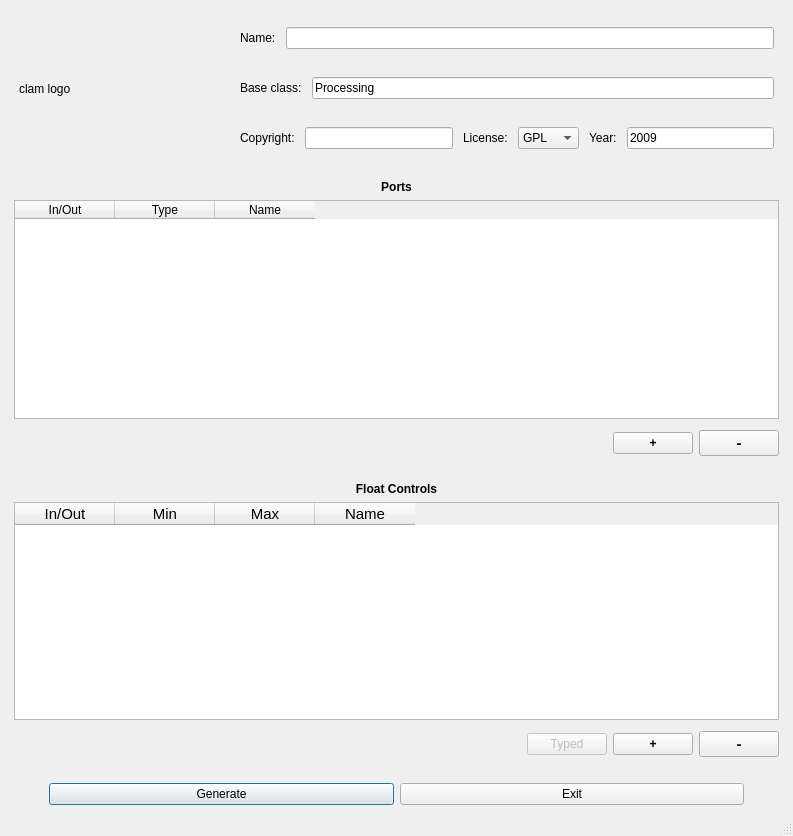
<ui version="4.0" >
 <class>TemplateGeneratorWindow</class>
 <widget class="QMainWindow" name="TemplateGeneratorWindow" >
  <property name="geometry" >
   <rect>
    <x>0</x>
    <y>0</y>
    <width>783</width>
    <height>836</height>
   </rect>
  </property>
  <property name="windowTitle" >
   <string>MainWindow</string>
  </property>
  <property name="locale" >
   <locale country="UnitedStates" language="English" />
  </property>
  <widget class="QWidget" name="centralwidget" >
   <layout class="QVBoxLayout" >
    <item>
     <layout class="QVBoxLayout" >
      <property name="leftMargin" >
       <number>5</number>
      </property>
      <property name="rightMargin" >
       <number>5</number>
      </property>
      <item>
       <spacer>
        <property name="orientation" >
         <enum>Qt::Vertical</enum>
        </property>
        <property name="sizeType" >
         <enum>QSizePolicy::Minimum</enum>
        </property>
        <property name="sizeHint" stdset="0" >
         <size>
          <width>765</width>
          <height>5</height>
         </size>
        </property>
       </spacer>
      </item>
      <item>
       <layout class="QHBoxLayout" >
        <property name="sizeConstraint" >
         <enum>QLayout::SetMinimumSize</enum>
        </property>
        <item>
         <layout class="QVBoxLayout" >
          <property name="sizeConstraint" >
           <enum>QLayout::SetDefaultConstraint</enum>
          </property>
          <property name="leftMargin" >
           <number>5</number>
          </property>
          <property name="rightMargin" >
           <number>5</number>
          </property>
          <item>
           <widget class="QLabel" name="clamLogo" >
            <property name="sizePolicy" >
             <sizepolicy vsizetype="Fixed" hsizetype="Fixed" >
              <horstretch>0</horstretch>
              <verstretch>0</verstretch>
             </sizepolicy>
            </property>
            <property name="minimumSize" >
             <size>
              <width>200</width>
              <height>150</height>
             </size>
            </property>
            <property name="maximumSize" >
             <size>
              <width>200</width>
              <height>150</height>
             </size>
            </property>
            <property name="frameShape" >
             <enum>QFrame::NoFrame</enum>
            </property>
            <property name="frameShadow" >
             <enum>QFrame::Raised</enum>
            </property>
            <property name="text" >
             <string>clam logo</string>
            </property>
            <property name="scaledContents" >
             <bool>true</bool>
            </property>
            <property name="textInteractionFlags" >
             <set>Qt::NoTextInteraction</set>
            </property>
           </widget>
          </item>
         </layout>
        </item>
        <item>
         <layout class="QVBoxLayout" >
          <property name="spacing" >
           <number>10</number>
          </property>
          <property name="sizeConstraint" >
           <enum>QLayout::SetMinimumSize</enum>
          </property>
          <property name="leftMargin" >
           <number>10</number>
          </property>
          <property name="rightMargin" >
           <number>5</number>
          </property>
          <item>
           <layout class="QHBoxLayout" name="horizontalLayout" >
            <property name="topMargin" >
             <number>5</number>
            </property>
            <property name="bottomMargin" >
             <number>5</number>
            </property>
            <item>
             <widget class="QLabel" name="label_2" >
              <property name="text" >
               <string>Name:</string>
              </property>
             </widget>
            </item>
            <item>
             <widget class="QLineEdit" name="lineEdit_PluginName" />
            </item>
           </layout>
          </item>
          <item>
           <layout class="QHBoxLayout" name="horizontalLayout_2" >
            <property name="topMargin" >
             <number>5</number>
            </property>
            <property name="bottomMargin" >
             <number>5</number>
            </property>
            <item>
             <widget class="QLabel" name="label_3" >
              <property name="text" >
               <string>Base class:</string>
              </property>
             </widget>
            </item>
            <item>
             <widget class="QLineEdit" name="lineEdit_BaseClass" >
              <property name="text" >
               <string>Processing</string>
              </property>
             </widget>
            </item>
           </layout>
          </item>
          <item>
           <layout class="QHBoxLayout" name="horizontalLayout_17" >
            <property name="topMargin" >
             <number>5</number>
            </property>
            <property name="bottomMargin" >
             <number>5</number>
            </property>
            <item>
             <widget class="QLabel" name="label_6" >
              <property name="text" >
               <string>Copyright:</string>
              </property>
             </widget>
            </item>
            <item>
             <widget class="QLineEdit" name="lineEdit_Copyright" />
            </item>
            <item>
             <widget class="QLabel" name="label_7" >
              <property name="text" >
               <string>License:</string>
              </property>
             </widget>
            </item>
            <item>
             <widget class="QComboBox" name="comboBox_License" >
              <item>
               <property name="text" >
                <string>GPL</string>
               </property>
              </item>
              <item>
               <property name="text" >
                <string>GPL3</string>
               </property>
              </item>
              <item>
               <property name="text" >
                <string>none</string>
               </property>
              </item>
             </widget>
            </item>
            <item>
             <widget class="QLabel" name="label_8" >
              <property name="text" >
               <string>Year:</string>
              </property>
             </widget>
            </item>
            <item>
             <widget class="QLineEdit" name="lineEdit_Year" >
              <property name="text" >
               <string>2009</string>
              </property>
             </widget>
            </item>
           </layout>
          </item>
         </layout>
        </item>
       </layout>
      </item>
      <item>
       <spacer name="verticalSpacer" >
        <property name="orientation" >
         <enum>Qt::Vertical</enum>
        </property>
        <property name="sizeType" >
         <enum>QSizePolicy::Minimum</enum>
        </property>
        <property name="sizeHint" stdset="0" >
         <size>
          <width>20</width>
          <height>5</height>
         </size>
        </property>
       </spacer>
      </item>
      <item>
       <layout class="QVBoxLayout" name="verticalLayout" >
        <property name="topMargin" >
         <number>5</number>
        </property>
        <property name="bottomMargin" >
         <number>5</number>
        </property>
        <item>
         <widget class="QLabel" name="label_4" >
          <property name="font" >
           <font>
            <weight>75</weight>
            <bold>true</bold>
           </font>
          </property>
          <property name="text" >
           <string>Ports</string>
          </property>
          <property name="alignment" >
           <set>Qt::AlignCenter</set>
          </property>
         </widget>
        </item>
        <item>
         <widget class="QTableWidget" name="tableWidget_Ports" >
          <property name="minimumSize" >
           <size>
            <width>0</width>
            <height>150</height>
           </size>
          </property>
          <property name="frameShadow" >
           <enum>QFrame::Raised</enum>
          </property>
          <property name="verticalScrollBarPolicy" >
           <enum>Qt::ScrollBarAlwaysOff</enum>
          </property>
          <property name="horizontalScrollBarPolicy" >
           <enum>Qt::ScrollBarAlwaysOff</enum>
          </property>
          <property name="autoScroll" >
           <bool>false</bool>
          </property>
          <column>
           <property name="text" >
            <string>In/Out</string>
           </property>
          </column>
          <column>
           <property name="text" >
            <string>Type</string>
           </property>
          </column>
          <column>
           <property name="text" >
            <string>Name</string>
           </property>
          </column>
         </widget>
        </item>
        <item>
         <layout class="QHBoxLayout" name="horizontalLayout_4" >
          <property name="topMargin" >
           <number>5</number>
          </property>
          <property name="bottomMargin" >
           <number>5</number>
          </property>
          <item>
           <spacer name="horizontalSpacer" >
            <property name="orientation" >
             <enum>Qt::Horizontal</enum>
            </property>
            <property name="sizeHint" stdset="0" >
             <size>
              <width>40</width>
              <height>20</height>
             </size>
            </property>
           </spacer>
          </item>
          <item>
           <widget class="QPushButton" name="pushButton_Ports_Plus" >
            <property name="font" >
             <font>
              <weight>75</weight>
              <bold>true</bold>
             </font>
            </property>
            <property name="toolTip" >
             <string>Ctrl+P</string>
            </property>
            <property name="text" >
             <string>+</string>
            </property>
            <property name="shortcut" >
             <string>Ctrl+P</string>
            </property>
           </widget>
          </item>
          <item>
           <widget class="QPushButton" name="pushButton_Ports_Minus" >
            <property name="font" >
             <font>
              <pointsize>11</pointsize>
              <weight>75</weight>
              <bold>true</bold>
             </font>
            </property>
            <property name="toolTip" >
             <string>Ctrl+[</string>
            </property>
            <property name="text" >
             <string>-</string>
            </property>
            <property name="shortcut" >
             <string>Ctrl+[</string>
            </property>
           </widget>
          </item>
         </layout>
        </item>
       </layout>
      </item>
      <item>
       <spacer name="verticalSpacer_2" >
        <property name="orientation" >
         <enum>Qt::Vertical</enum>
        </property>
        <property name="sizeType" >
         <enum>QSizePolicy::Minimum</enum>
        </property>
        <property name="sizeHint" stdset="0" >
         <size>
          <width>20</width>
          <height>5</height>
         </size>
        </property>
       </spacer>
      </item>
      <item>
       <layout class="QVBoxLayout" name="verticalLayout_2" >
        <property name="topMargin" >
         <number>5</number>
        </property>
        <property name="bottomMargin" >
         <number>5</number>
        </property>
        <item>
         <widget class="QLabel" name="label_5" >
          <property name="font" >
           <font>
            <weight>75</weight>
            <bold>true</bold>
           </font>
          </property>
          <property name="text" >
           <string>Float Controls</string>
          </property>
          <property name="alignment" >
           <set>Qt::AlignCenter</set>
          </property>
         </widget>
        </item>
        <item>
         <widget class="QTableWidget" name="tableWidget_Controls" >
          <property name="minimumSize" >
           <size>
            <width>0</width>
            <height>150</height>
           </size>
          </property>
          <property name="font" >
           <font>
            <pointsize>11</pointsize>
           </font>
          </property>
          <property name="toolTip" >
           <string>Ctrl+P</string>
          </property>
          <column>
           <property name="text" >
            <string>In/Out</string>
           </property>
          </column>
          <column>
           <property name="text" >
            <string>Min</string>
           </property>
          </column>
          <column>
           <property name="text" >
            <string>Max</string>
           </property>
          </column>
          <column>
           <property name="text" >
            <string>Name</string>
           </property>
          </column>
         </widget>
        </item>
        <item>
         <layout class="QHBoxLayout" name="horizontalLayout_13" >
          <property name="topMargin" >
           <number>5</number>
          </property>
          <property name="bottomMargin" >
           <number>5</number>
          </property>
          <item>
           <spacer name="horizontalSpacer_2" >
            <property name="orientation" >
             <enum>Qt::Horizontal</enum>
            </property>
            <property name="sizeHint" stdset="0" >
             <size>
              <width>40</width>
              <height>20</height>
             </size>
            </property>
           </spacer>
          </item>
          <item>
           <widget class="QPushButton" name="pushButton_TypedSwitch" >
            <property name="enabled" >
             <bool>false</bool>
            </property>
            <property name="toolTip" >
             <string>Switchs between Typed and Float Controls (Ctrl+T, Ctrl+F)</string>
            </property>
            <property name="text" >
             <string>Typed</string>
            </property>
            <property name="shortcut" >
             <string>Ctrl+F, Ctrl+T</string>
            </property>
           </widget>
          </item>
          <item>
           <widget class="QPushButton" name="pushButton_Controls_Plus" >
            <property name="font" >
             <font>
              <weight>75</weight>
              <bold>true</bold>
             </font>
            </property>
            <property name="toolTip" >
             <string>Ctrl+C</string>
            </property>
            <property name="text" >
             <string>+</string>
            </property>
            <property name="shortcut" >
             <string>Ctrl+C</string>
            </property>
           </widget>
          </item>
          <item>
           <widget class="QPushButton" name="pushButton_Controls_Minus" >
            <property name="font" >
             <font>
              <pointsize>11</pointsize>
              <weight>75</weight>
              <bold>true</bold>
             </font>
            </property>
            <property name="toolTip" >
             <string>Ctrl+V</string>
            </property>
            <property name="text" >
             <string>-</string>
            </property>
            <property name="shortcut" >
             <string>Ctrl+V</string>
            </property>
           </widget>
          </item>
         </layout>
        </item>
       </layout>
      </item>
     </layout>
    </item>
    <item>
     <spacer name="verticalSpacer_3" >
      <property name="orientation" >
       <enum>Qt::Vertical</enum>
      </property>
      <property name="sizeType" >
       <enum>QSizePolicy::Minimum</enum>
      </property>
      <property name="sizeHint" stdset="0" >
       <size>
        <width>20</width>
        <height>10</height>
       </size>
      </property>
     </spacer>
    </item>
    <item>
     <layout class="QHBoxLayout" name="horizontalLayout_10" >
      <item>
       <spacer name="horizontalSpacer_5" >
        <property name="orientation" >
         <enum>Qt::Horizontal</enum>
        </property>
        <property name="sizeType" >
         <enum>QSizePolicy::Minimum</enum>
        </property>
        <property name="sizeHint" stdset="0" >
         <size>
          <width>40</width>
          <height>20</height>
         </size>
        </property>
       </spacer>
      </item>
      <item>
       <widget class="QPushButton" name="pushButton_Generate" >
        <property name="toolTip" >
         <string>Ctrl+G</string>
        </property>
        <property name="text" >
         <string>Generate</string>
        </property>
        <property name="shortcut" >
         <string>Ctrl+G</string>
        </property>
        <property name="autoDefault" >
         <bool>true</bool>
        </property>
        <property name="default" >
         <bool>true</bool>
        </property>
       </widget>
      </item>
      <item>
       <widget class="QPushButton" name="pushButton_Exit" >
        <property name="toolTip" >
         <string>Ctrl+X</string>
        </property>
        <property name="text" >
         <string>Exit</string>
        </property>
        <property name="shortcut" >
         <string>Ctrl+X</string>
        </property>
       </widget>
      </item>
      <item>
       <spacer name="horizontalSpacer_4" >
        <property name="orientation" >
         <enum>Qt::Horizontal</enum>
        </property>
        <property name="sizeType" >
         <enum>QSizePolicy::Minimum</enum>
        </property>
        <property name="sizeHint" stdset="0" >
         <size>
          <width>40</width>
          <height>20</height>
         </size>
        </property>
       </spacer>
      </item>
     </layout>
    </item>
   </layout>
  </widget>
  <widget class="QStatusBar" name="statusBar" >
   <property name="sizeGripEnabled" >
    <bool>true</bool>
   </property>
  </widget>
 </widget>
 <resources/>
 <connections>
  <connection>
   <sender>pushButton_Exit</sender>
   <signal>clicked()</signal>
   <receiver>TemplateGeneratorWindow</receiver>
   <slot>close()</slot>
   <hints>
    <hint type="sourcelabel" >
     <x>585</x>
     <y>777</y>
    </hint>
    <hint type="destinationlabel" >
     <x>391</x>
     <y>416</y>
    </hint>
   </hints>
  </connection>
 </connections>
</ui>
